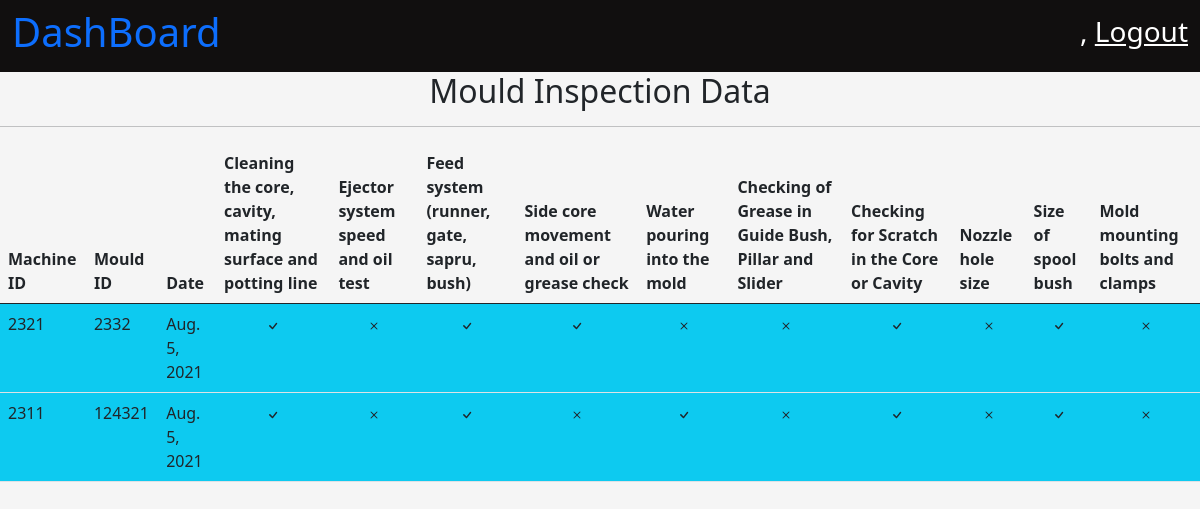
The page /quality/mouldInspect on the database its author committed.
### mould/models.py (models this page shows, shortened)
class MouldDailyCheck(models.Model):
    mould_id = models.ForeignKey(Mould, related_name='Machine_Mould', on_delete=models.PROTECT)
    machine_id = models.CharField(max_length=100)
    date_time_of_update = models.DateTimeField(auto_now_add=True) # user time when data uploaded.
    clause_1 = models.BooleanField()
    clause_2 = models.BooleanField()
    clause_3 = models.BooleanField()
    clause_4 = models.BooleanField()
    clause_5 = models.BooleanField()
    clause_6 = models.BooleanField()
    clause_7 = models.BooleanField()
    clause_8 = models.BooleanField()
    clause_9 = models.BooleanField()
    clause_10 = models.BooleanField()

class Mould(models.Model):
    mould_id = models.IntegerField(primary_key=True)
    mould_name = models.CharField(max_length=200)
    cavity_number = models.IntegerField()
    registered_date = models.DateTimeField(auto_now_add=True)
    registered_by = models.ForeignKey(User, on_delete=models.PROTECT)
    general_maintaince_cleaning_threshold_value = models.IntegerField()
    preventive_maintaince_clearning_thresold_value = models.IntegerField()
    tool_life = models.IntegerField()
    present_count = models.IntegerField()
    moud_desc = models.CharField(max_length=100)
    order_number = models.CharField(max_length=100)
    raw_material = models.CharField(max_length=100)
    part_weight = models.FloatField()
    runner_weight = models.FloatField()
    tonnage = models.FloatField()
    cycle_time = models.FloatField()
    number_of_shots_per_day = models.IntegerField()
    def __str__(self):
        return str(self.mould_id)

### MouldQuality/views.py (the view)
# urls.py: path('mouldInspect', views.inspectionDataShow, name = "MouldInspect"),
def inspectionDataShow(request):
    context = {}
    mould_check_data = MouldDailyCheck.objects.all()
    if len(mould_check_data) > 10:
        mould_check_data = mould_check_data[:10]
    context['mould_check_data'] = mould_check_data
    return render(request, 'quality/mould_inspection_show.html', context) # render inspect data show page.

### MouldQuality/templates/quality/mould_inspection_show.html (shortened to what this page needs)
{% extends 'base.html' %}
{% load static %}
{% block title %}
    <link
        rel="stylesheet"
        href="{% static 'css/dashboard.css' %}" >
{% endblock %}
{% block body_content %}
    <nav
        class="navbar navbar-light dashboard_nav">
        <div class="container-fluid dashboard_nav">
            <p class="h1 dashboard_title">
                <a href="{% url 'homePage' %}" style="text-decoration:None;">
                  DashBoard
                </a>
            </p>
            <div class="user_data">
                <p class="h3">
                    {{ request.user.first_name }},
                    <a href="{% url 'userLogout' %}">
                        Logout
                    </a>
                </p>
            </div>
        </div>
    </nav>
        <p class="h2" style="text-align : center;">
            Mould Inspection Data
        </p>
        <hr />
        <table class="table">
            <thead>
                <th class="col">
                    Machine ID
                </th>
                <th class="col">
                    Mould ID
                </th>
                <th class="col">
                    Date
                </th>
                <th class="col">
                    Cleaning the core, cavity, mating surface and potting line
                </th>
                <th class="col">
                    Ejector system speed and oil test
                </th>
                <th class="col">
                    Feed system (runner, gate, sapru, bush)
                </th>
                <th class="col">
                    Side core movement and oil or grease check
                </th>
                <th class="col">
                    Water pouring into the mold
                </th>
                <th class="col">
                    Checking of Grease in Guide Bush, Pillar and Slider
                </th>
                <th class="col">
                    Checking for Scratch in the Core or Cavity
                </th>
                <th class="col">
                    Nozzle hole size
                </th>
                <th class="col">
                    Size of spool bush
                </th>
                <th class="col">
                   Mold mounting bolts and clamps
                </th>
            </thead>
            <tbody>
                {% for data in mould_check_data %}
                    <tr class="bg-info">
                        <td>
                           {{ data.machine_id }}
                        </td>
                        <td>
                           {{ data.mould_id }}
                        </td>
                        <td>
                           {{ data.date_time_of_update.date }}
                        </td>
                        <td style="text-align : center;">
                            {% if data.clause_1 %}
                                <i class="bi bi-check">
                                <svg xmlns="http://www.w3.org/2000/svg" width="16" height="16" fill="currentColor" class="bi bi-check" viewBox="0 0 16 16">
                                <path d="M10.97 4.97a.75.75 0 0 1 1.07 1.05l-3.99 4.99a.75.75 0 0 1-1.08.02L4.324 8.384a.75.75 0 1 1 1.06-1.06l2.094 2.093 3.473-4.425a.267.267 0 0 1 .02-.022z"/>
                                </svg>
                                </i>
                            {% endif %}
                        </td>
                        <td style="text-align : center;">
                            {% if data.clause_2 %}
                                <i class="bi bi-check">
                                <svg xmlns="http://www.w3.org/2000/svg" width="16" height="16" fill="currentColor" class="bi bi-check" viewBox="0 0 16 16">
                                <path d="M10.97 4.97a.75.75 0 0 1 1.07 1.05l-3.99 4.99a.75.75 0 0 1-1.08.02L4.324 8.384a.75.75 0 1 1 1.06-1.06l2.094 2.093 3.473-4.425a.267.267 0 0 1 .02-.022z"/>
                                </svg>
                                </i>
                            {% else %}
                                <i class="bi bi-x">
                                </i>
                            {% endif %}
                        </td>
                        <td style="text-align : center;">
                            {% if data.clause_3 %}
                                <i class="bi bi-check">
                                <svg xmlns="http://www.w3.org/2000/svg" width="16" height="16" fill="currentColor" class="bi bi-check" viewBox="0 0 16 16">
                                <path d="M10.97 4.97a.75.75 0 0 1 1.07 1.05l-3.99 4.99a.75.75 0 0 1-1.08.02L4.324 8.384a.75.75 0 1 1 1.06-1.06l2.094 2.093 3.473-4.425a.267.267 0 0 1 .02-.022z"/>
                                </svg>
                                </i>
                            {% endif %}
                        </td>
                        <td style="text-align : center;">
                            {% if data.clause_4 %}
                                <i class="bi bi-check">
                                <svg xmlns="http://www.w3.org/2000/svg" width="16" height="16" fill="currentColor" class="bi bi-check" viewBox="0 0 16 16">
                                <path d="M10.97 4.97a.75.75 0 0 1 1.07 1.05l-3.99 4.99a.75.75 0 0 1-1.08.02L4.324 8.384a.75.75 0 1 1 1.06-1.06l2.094 2.093 3.473-4.425a.267.267 0 0 1 .02-.022z"/>
                                </svg>
                                </i>
                            {% else %}
                                <i class="bi bi-x">
                                </i>
                            {% endif %}
                        </td>
                        <td style="text-align : center;">
                            {% if data.clause_5 %}
                                <i class="bi bi-check">
                                <svg xmlns="http://www.w3.org/2000/svg" width="16" height="16" fill="currentColor" class="bi bi-check" viewBox="0 0 16 16">
                                <path d="M10.97 4.97a.75.75 0 0 1 1.07 1.05l-3.99 4.99a.75.75 0 0 1-1.08.02L4.324 8.384a.75.75 0 1 1 1.06-1.06l2.094 2.093 3.473-4.425a.267.267 0 0 1 .02-.022z"/>
                                </svg>
                                </i>
                            {% else %}
                                <i class="bi bi-x">
                                </i>
                            {% endif %}
                        </td>
                        <td style="text-align : center;">
                            {% if data.clause_6 %}
                                <i class="bi bi-check">
                                <svg xmlns="http://www.w3.org/2000/svg" width="16" height="16" fill="currentColor" class="bi bi-check" viewBox="0 0 16 16">
                                <path d="M10.97 4.97a.75.75 0 0 1 1.07 1.05l-3.99 4.99a.75.75 0 0 1-1.08.02L4.324 8.384a.75.75 0 1 1 1.06-1.06l2.094 2.093 3.473-4.425a.267.267 0 0 1 .02-.022z"/>
                                </svg>
                                </i>
                            {% else %}
                                <i class="bi bi-x">
                                </i>
                            {% endif %}
                        </td>
                        <td style="text-align : center;">
                            {% if data.clause_7%}
                                <i class="bi bi-check">
                                <svg xmlns="http://www.w3.org/2000/svg" width="16" height="16" fill="currentColor" class="bi bi-check" viewBox="0 0 16 16">
                                <path d="M10.97 4.97a.75.75 0 0 1 1.07 1.05l-3.99 4.99a.75.75 0 0 1-1.08.02L4.324 8.384a.75.75 0 1 1 1.06-1.06l2.094 2.093 3.473-4.425a.267.267 0 0 1 .02-.022z"/>
                                </svg>
                                </i>
                            {% endif %}
                        </td>
                        <td style="text-align : center;">
                            {% if data.clause_8%}
                                <i class="bi bi-check">
                                <svg xmlns="http://www.w3.org/2000/svg" width="16" height="16" fill="currentColor" class="bi bi-check" viewBox="0 0 16 16">
                                <path d="M10.97 4.97a.75.75 0 0 1 1.07 1.05l-3.99 4.99a.75.75 0 0 1-1.08.02L4.324 8.384a.75.75 0 1 1 1.06-1.06l2.094 2.093 3.473-4.425a.267.267 0 0 1 .02-.022z"/>
                                </svg>
                                </i>
                            {% else %}
                                <i class="bi bi-x">
                                </i>
                            {% endif %}
                        </td>
                        <td style="text-align : center;">
                            {% if data.clause_9 %}
                                <i class="bi bi-check">
                                <svg xmlns="http://www.w3.org/2000/svg" width="16" height="16" fill="currentColor" class="bi bi-check" viewBox="0 0 16 16">
                                <path d="M10.97 4.97a.75.75 0 0 1 1.07 1.05l-3.99 4.99a.75.75 0 0 1-1.08.02L4.324 8.384a.75.75 0 1 1 1.06-1.06l2.094 2.093 3.473-4.425a.267.267 0 0 1 .02-.022z"/>
                                </svg>
                                </i>
                            {% endif %}
                        </td>
                        <td style="text-align : center;">
                            {% if data.clause_10 %}
                                <i class="bi bi-check">
                                <svg xmlns="http://www.w3.org/2000/svg" width="16" height="16" fill="currentColor" class="bi bi-check" viewBox="0 0 16 16">
                                <path d="M10.97 4.97a.75.75 0 0 1 1.07 1.05l-3.99 4.99a.75.75 0 0 1-1.08.02L4.324 8.384a.75.75 0 1 1 1.06-1.06l2.094 2.093 3.473-4.425a.267.267 0 0 1 .02-.022z"/>
                                </svg>
                                </i>
                            {% else %}
                                <i class="bi bi-x">
                                </i>
                            {% endif %}
                        </td>
                    </tr>
                {% endfor %}
            </tbody>
        </table>
{% endblock %}

### user_panel/static/css/dashboard.css (style rules this page uses)
body { background-color: whitesmoke; }
nav.dashboard_nav { background-color: rgb(17, 15, 15); }
nav.dashboard_nav div.dashboard_nav { color : white; }
nav.dashboard_nav div.user_data p a { color: white; }

### rows shown on the page
MouldDailyCheck: machine_id "2321", mould_id "2332", date_time_of_update "Aug. 5, 2021", clause_1 True (drawn), clause_2 False (drawn), clause_3 True (drawn), clause_4 True (drawn), clause_5 False (drawn), clause_6 False (drawn), clause_7 True (drawn), clause_8 False (drawn), clause_9 True (drawn), clause_10 False (drawn)
MouldDailyCheck: machine_id "2311", mould_id "124321", date_time_of_update "Aug. 5, 2021", clause_1 True (drawn), clause_2 False (drawn), clause_3 True (drawn), clause_4 False (drawn), clause_5 True (drawn), clause_6 False (drawn), clause_7 True (drawn), clause_8 False (drawn), clause_9 True (drawn), clause_10 False (drawn)
